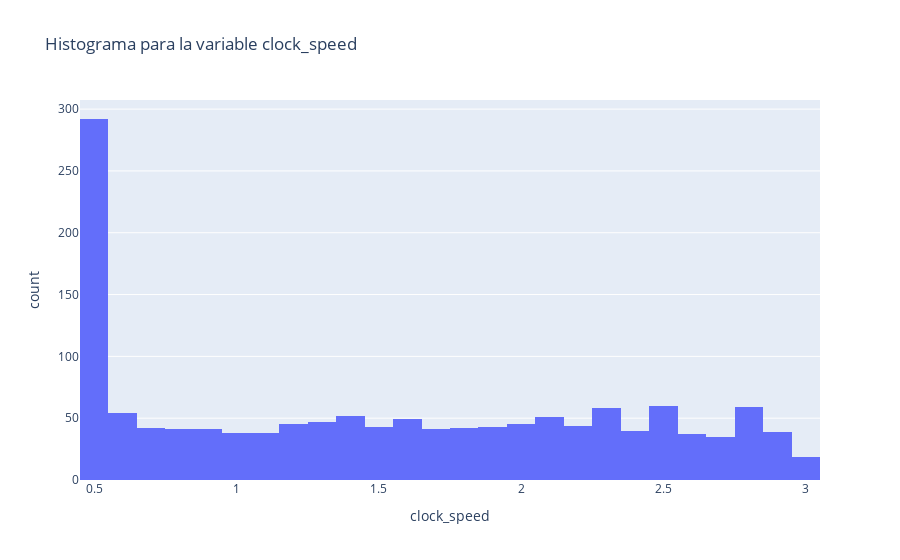
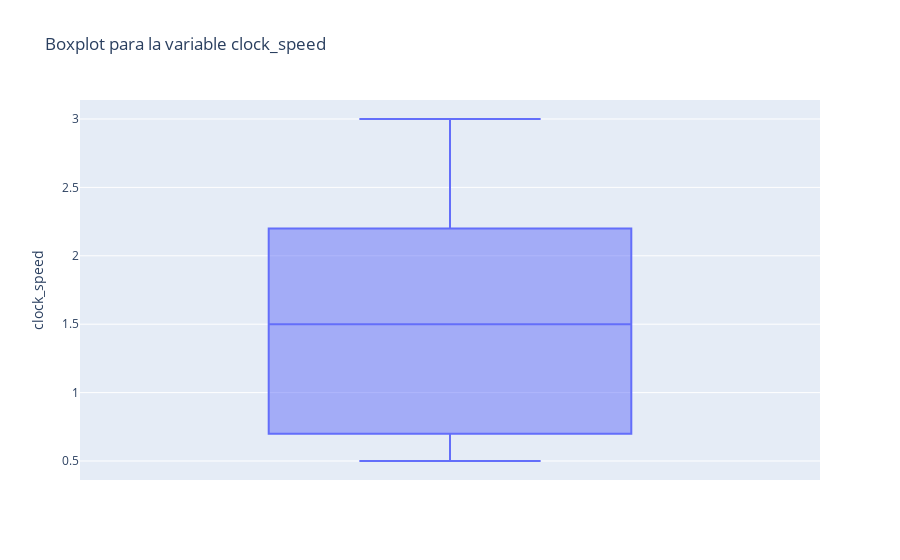

The notebook cell these images were saved under, in order:
### Markdown cell above
La variable clock_speed tiene una desviación estandar menor a 0.9, esto significa que los datos no están tan separados de sus medidas de tendencia central. La asímetría es positiva lo que significa que la mayor cantidad de valores tienden a estar a la izquierda de la media.

### Code cell
get_stats_from_column(data_train, numeric_columns[1])

### Figure 1 — Plotly figure (JSON) as saved in the notebook; plotly's stock layout.template omitted (floating-point values rounded to 4 significant figures; data arrays with more than 128 entries replaced by an {"elided": "..."} marker saying what was removed)
{"data": [{"alignmentgroup": "True", "bingroup": "x", "hovertemplate": "clock_speed=%{x}<br>count=%{y}<extra></extra>", "legendgroup": "", "marker": {"color": "#636efa", "pattern": {"shape": ""}}, "name": "", "offsetgroup": "", "orientation": "v", "showlegend": false, "type": "histogram", "x": {"elided": "1395 float values"}, "xaxis": "x", "yaxis": "y"}], "layout": {"barmode": "relative", "legend": {"tracegroupgap": 0}, "title": {"text": "Histograma para la variable clock_speed"}, "xaxis": {"anchor": "y", "domain": [0, 1], "title": {"text": "clock_speed"}}, "yaxis": {"anchor": "x", "domain": [0, 1], "title": {"text": "count"}}}}

### Figure 2 — Plotly figure (JSON) as saved in the notebook; plotly's stock layout.template omitted (floating-point values rounded to 4 significant figures; data arrays with more than 128 entries replaced by an {"elided": "..."} marker saying what was removed)
{"data": [{"alignmentgroup": "True", "hovertemplate": "clock_speed=%{y}<extra></extra>", "legendgroup": "", "marker": {"color": "#636efa"}, "name": "", "notched": false, "offsetgroup": "", "orientation": "v", "showlegend": false, "type": "box", "x0": " ", "xaxis": "x", "y": {"elided": "1395 float values"}, "y0": " ", "yaxis": "y"}], "layout": {"boxmode": "group", "legend": {"tracegroupgap": 0}, "title": {"text": "Boxplot para la variable clock_speed"}, "xaxis": {"anchor": "y", "domain": [0, 1]}, "yaxis": {"anchor": "x", "domain": [0, 1], "title": {"text": "clock_speed"}}}}
